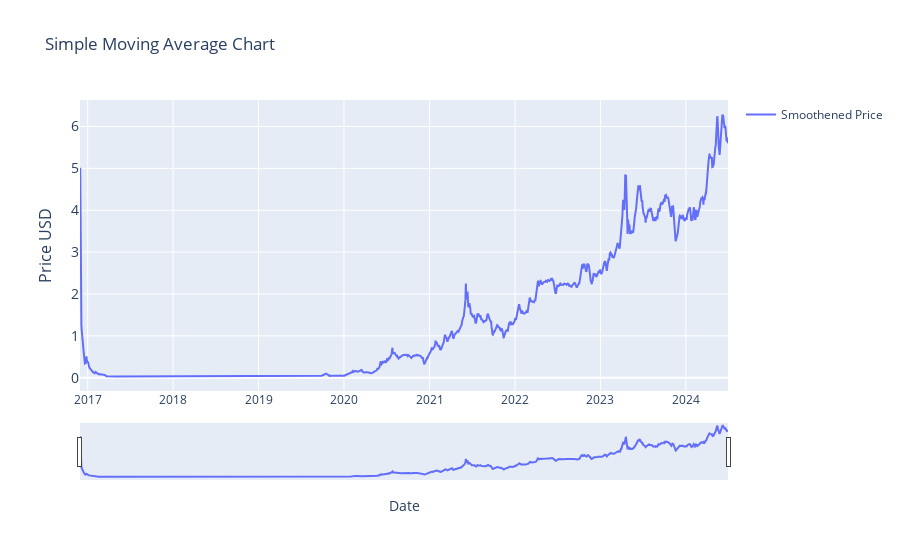

The code cell stored with this chart in its notebook:
### Markdown cell above
### Moving Averages (2)

### Code cell
# # SIMPLE Moving Average (SMA)                            
#  | Part of Moving Averages (2) block


import plotly.graph_objects as go
import pandas as pd
from ipywidgets import interact, DatePicker
import numpy as np

# renames current item to df
df = current_item.copy()

# calculates the 7-day moving average. 
# change window = to change period for average.
df['smoothened_price'] = df['price_usd'].rolling(window=2).mean()

# Function to update the graph based on the selected date range
def update_graph(start_date, end_date):
    # Filtering the data based on the date range
    mask = (df.index >= pd.to_datetime(start_date)) & (df.index <= pd.to_datetime(end_date))
    filtered_data = df.loc[mask]

    # Creating the plot
    fig = go.Figure()
    fig.add_trace(go.Scatter(x=filtered_data.index, y=filtered_data['smoothened_price'], mode='lines', name='Smoothened Price'))

    # Formatting
    fig.update_layout(
        title='Simple Moving Average Chart',
        xaxis_title='Date',
        yaxis_title='Price USD',
        yaxis=dict(
            title='Price USD',
            titlefont_size=16,
            tickfont_size=14,
        ),
        xaxis=dict(  # Added lines for range slider
            rangeslider=dict(
                visible=True
            ),
            type="date"
        ),
        showlegend=True

        )

    fig.show()


# Creating interactive widgets for date selection
start_date_picker = DatePicker(description='Start Date', value=START_DATE)
end_date_picker = DatePicker(description='End Date', value=END_DATE)

# Display the interactive widget
interact(update_graph, start_date=start_date_picker, end_date=end_date_picker)

### Figure 1 — Plotly figure (JSON) as saved in the notebook; plotly's stock layout.template omitted (floating-point values rounded to 4 significant figures; data arrays with more than 128 entries replaced by an {"elided": "..."} marker saying what was removed)
{"data": [{"mode": "lines", "name": "Smoothened Price", "type": "scatter", "x": {"elided": "2770 str values"}, "y": {"elided": "2770 float values"}}], "layout": {"showlegend": true, "title": {"text": "Simple Moving Average Chart"}, "xaxis": {"rangeslider": {"visible": true}, "title": {"text": "Date"}, "type": "date"}, "yaxis": {"tickfont": {"size": 14}, "title": {"font": {"size": 16}, "text": "Price USD"}}}}
